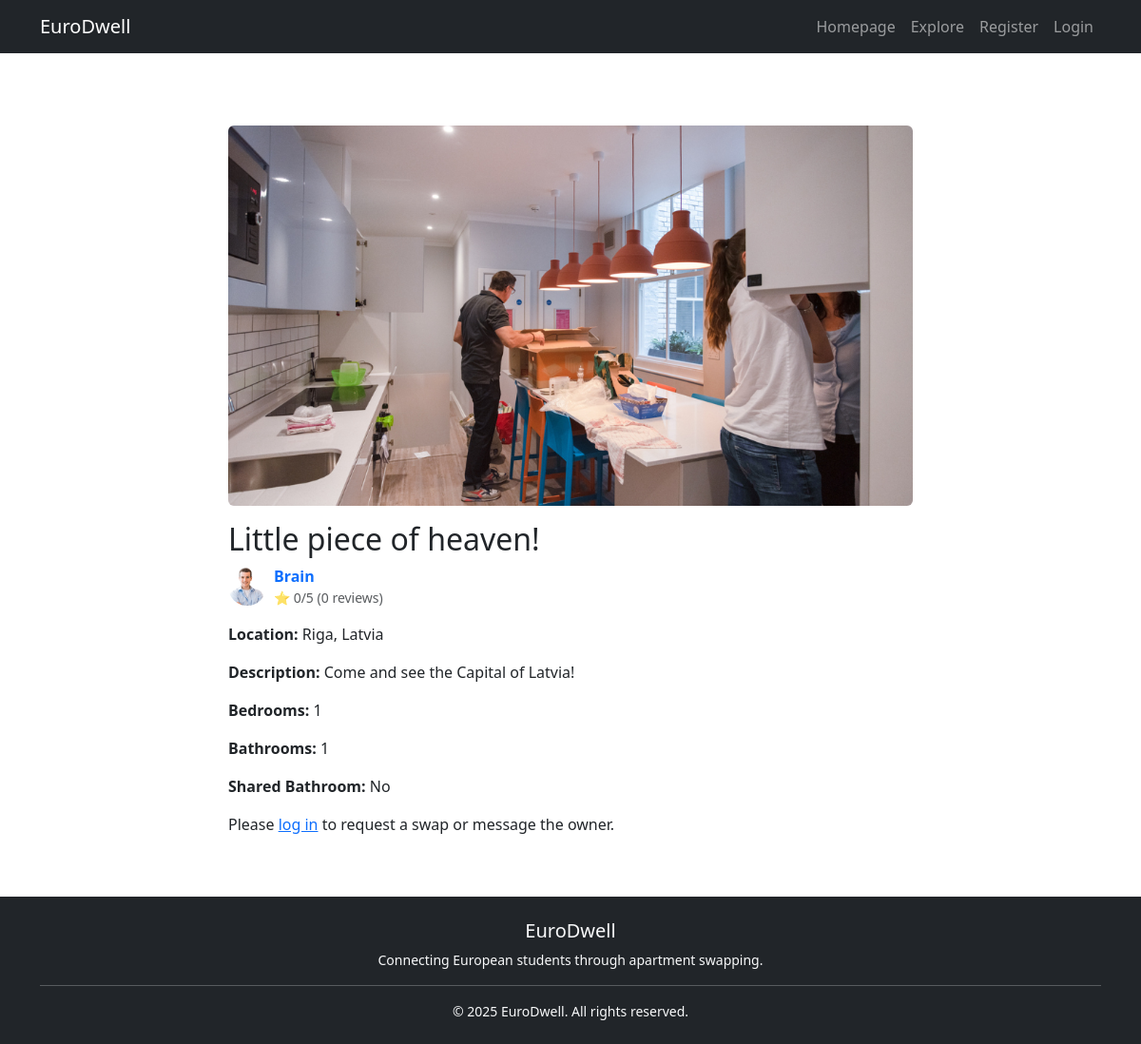
Before: /apartment/15/ with the older database file.
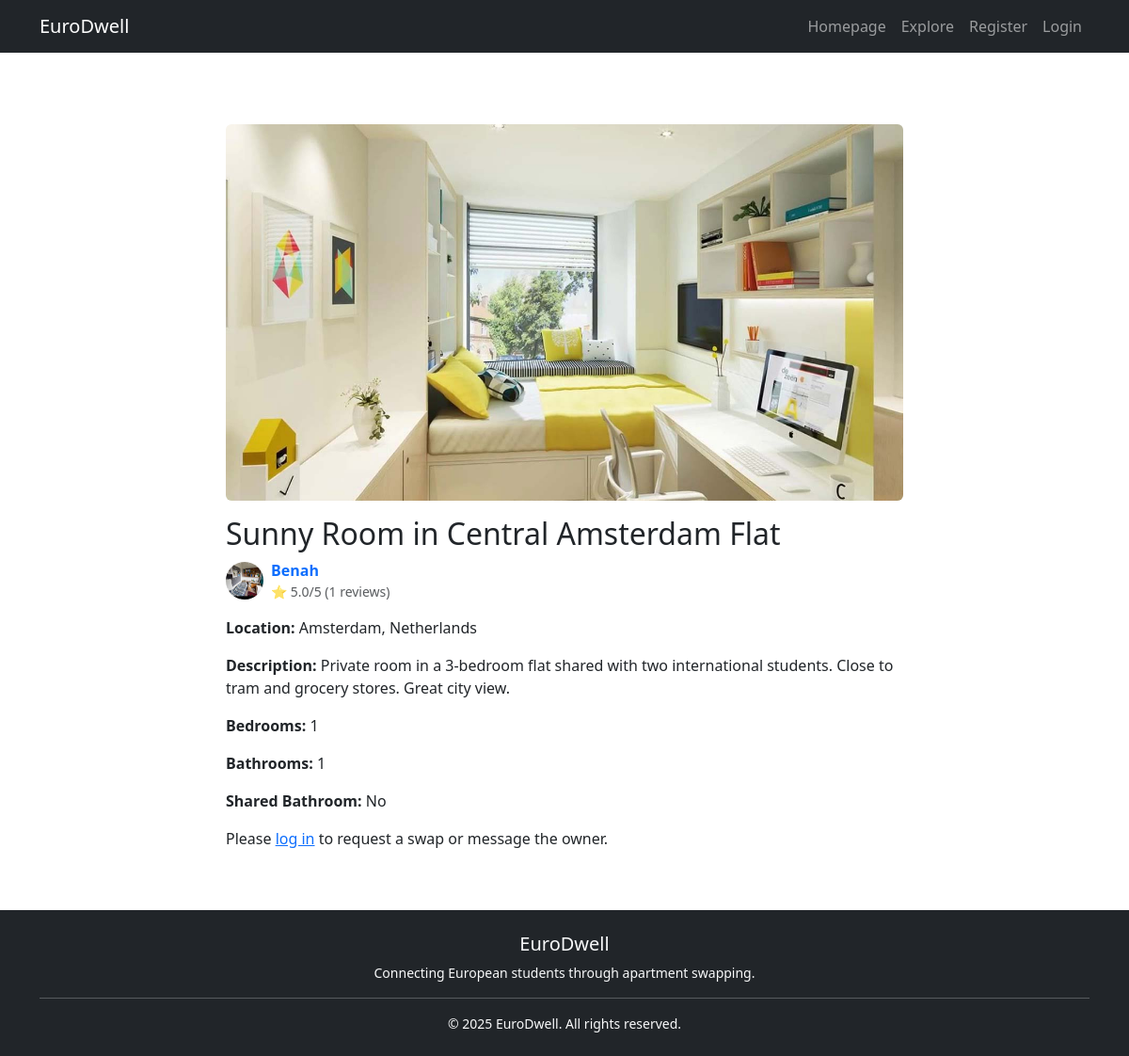
After: the same page with the newer database file.
### app/models.py (models this page shows, shortened)
class Apartment(models.Model):
    user = models.ForeignKey(User, on_delete=models.CASCADE)
    title = models.CharField(max_length=200)
    description = models.TextField()
    country = models.CharField(max_length=100,default='Norway')
    city = models.CharField(max_length=100,default='Oslo')
    bedrooms = models.IntegerField(default=1)
    bathrooms = models.IntegerField(default=1)
    shared_bathroom = models.BooleanField(default=False)
    shared_kitchen = models.BooleanField(default=False)
    available_from = models.DateField(default=date.today)
    available_until = models.DateField(default=default_available_until)
    created_at = models.DateTimeField(auto_now_add=True)
    updated_at = models.DateTimeField(auto_now=True)
    @property
    def location(self):
        return f"{self.city}, {self.country}"

class ApartmentImage(models.Model):
    apartment = models.ForeignKey(Apartment, related_name='images', on_delete=models.CASCADE)
    image = models.ImageField(upload_to='apartments/')
    uploaded_at = models.DateTimeField(auto_now_add=True)

class Profile(models.Model):
    user = models.OneToOneField(User, on_delete=models.CASCADE)
    bio = models.TextField(blank=True)
    phone_number = models.CharField(max_length=20, blank=True)
    email_notifications = models.BooleanField(default=False)
    sms_notifications = models.BooleanField(default=False)
    avatar = models.ImageField(upload_to='profile_pics/', null=True, blank=True)
    def average_rating(self):
        reviews = Review.objects.filter(reviewee=self.user)
        if reviews:
            return round(sum(review.rating for review in reviews) / len(reviews), 1)
        return 0
    def total_reviews(self):
        return Review.objects.filter(reviewee=self.user).count()

class Review(models.Model):
    reviewer = models.ForeignKey(User, on_delete=models.CASCADE)
    reviewee = models.ForeignKey(User, on_delete=models.CASCADE, related_name="received_reviews")
    rating = models.IntegerField(choices=[(i, i) for i in range(1, 6)])  # 1 to 5 stars
    comment = models.TextField()
    created_at = models.DateTimeField(auto_now_add=True)

### app/views.py (the view)
# urls.py: path('apartment/<int:apartment_id>/', views.apartment_details, name='apartment_details'),
def apartment_details(request, apartment_id):
    apartment = get_object_or_404(Apartment, id=apartment_id)
    profile, created = Profile.objects.get_or_create(user=apartment.user)
    return render(request, "apartment_details.html", {"apartment": apartment})

### app/context_processors.py (called while the page is built)
def unread_message_count(request):
    if request.user.is_authenticated:
        count = Message.objects.filter(receiver=request.user, is_read=False).count()
        return {'unread_message_count': count}
    return {}

### app/templates/apartment_details.html
{% extends "base.html" %}
{% block content %}
<div class="container mt-5">
    <div class="row">
        <div class="col-md-8 offset-md-2">
            {% if apartment.images.first %}
            <img src="{{ apartment.images.first.image.url }}" alt="{{ apartment.title }}"
            class="img-fluid rounded mb-3"
            style="max-height: 400px; object-fit: cover; width: 100%;">
            {% endif %}
            <h2>{{ apartment.title }}</h2>
            <div class="owner-info mb-3">
                <div class="d-flex align-items-center">
                    {% if apartment.user.profile.avatar %}
                        <img src="{{ apartment.user.profile.avatar.url }}" class="rounded-circle me-2" width="40" height="40" alt="Owner Avatar">
                    {% endif %}
                    <div>
                        <a href="{% url 'user_profile' apartment.user.id %}" class="text-decoration-none">
                            <strong>{{ apartment.user.first_name|default:apartment.user.username }}</strong>
                        </a>
                        <div class="text-muted small">
                            ⭐ {{ apartment.user.profile.average_rating }}/5 ({{ apartment.user.profile.total_reviews }} reviews)
                        </div>
                    </div>
                </div>
            </div>
            <p><strong>Location:</strong> {{ apartment.location }}</p>
            <p><strong>Description:</strong> {{ apartment.description }}</p>
            <p><strong>Bedrooms:</strong> {{ apartment.bedrooms }}</p>
            <p><strong>Bathrooms:</strong> {{ apartment.bathrooms }}</p>
            <p><strong>Shared Bathroom:</strong>
                {% if apartment.shared_bathroom %}
                    Yes
                {% else %}
                    No
                {% endif %}
            </p>
            {% if user.is_authenticated %}
                <a href="{% url 'request_swap' apartment.id %}" class="btn btn-success mt-3">Request Swap</a>
                <a href="{% url 'chat_with_user' apartment.user.id %}" class="btn btn-info mt-3">Send Message to Owner</a>
            {% else %}
                <p>Please <a href="{% url 'login' %}">log in</a> to request a swap or message the owner.</p>
            {% endif %}
        </div>
    </div>
</div>
{% endblock %}

### app/templates/base.html (shortened to what this page needs)
<!DOCTYPE html>
<html lang="en">
<head>
    {% load static %}
    <link rel="stylesheet" href="https://cdn.jsdelivr.net/npm/bootstrap@5.3.0/dist/css/bootstrap.min.css">
    <link rel="stylesheet" href="{% static 'app/homepage.css' %}">
</head>
<body style="padding-top: 60px;" class="d-flex flex-column min-vh-100">
    <nav class="navbar navbar-expand-lg navbar-dark bg-dark fixed-top">
        <div class="container">
            <a class="navbar-brand" href="/">EuroDwell</a>
            <div class="collapse navbar-collapse" id="navbarNav">
                <ul class="navbar-nav ms-auto">
                    <li class="nav-item"><a class="nav-link" href="{% url 'homepage' %}">Homepage</a></li>
                    <li class="nav-item"><a class="nav-link" href="{% url 'explore' %}">Explore</a></li>
                    {% if user.is_authenticated %}
                        <li class="nav-item"><a class="nav-link" href="{% url 'profile' %}">Profile</a></li>
                        <li class="nav-item">
                            <a class="nav-link" href="{% url 'chat_inbox' %}">
                              Messages
                              {% if unread_message_count > 0 %}
                                <span style="color: red; font-size: 0.8em;">●</span>
                              {% endif %}
                            </a>
                          </li>
                        <li class="nav-item"><a class="nav-link" href="{% url 'swap_requests' %}">Swap Requests</a></li>
                        <li class="nav-item"><a class="nav-link" href="{% url 'logout' %}">Logout</a></li>
                    {% else %}
                        <li class="nav-item"><a class="nav-link" href="{% url 'register' %}">Register</a></li>
                        <li class="nav-item"><a class="nav-link" href="{% url 'login' %}">Login</a></li>
                    {% endif %}
                </ul>
            </div>
        </div>
    </nav>
    <div class="container mt-4 flex-grow-1">
        {% block content %}
        {% endblock %}
    </div>
    <footer class="bg-dark text-light py-4 mt-5">
        <div class="container">
            <div class="row">
                <div class="col-md-12 text-center">
                    <h5>EuroDwell</h5>
                    <p class="small">Connecting European students through apartment swapping.</p>
                    <hr class="my-3">
                    <p class="small mb-0">&copy; 2025 EuroDwell. All rights reserved.</p>
                </div>
            </div>
        </div>
    </footer>
</body>
</html>

Changed rows visible on the page:
changed Apartment: images.first.image: a different picture; title "Little piece of heaven!" → "Sunny Room in Central Amsterdam Flat"; user.profile.avatar: a different picture; user.first_name "Brain" → "Benah"; user.profile.average_rating "0" → "5.0"; user.profile.total_reviews "0" → "1"; location "Riga, Latvia" → "Amsterdam, Netherlands"; description "Come and see the Capital of Latvia!" → "Private room in a 3-bedroom flat shared with two international students. Close to tram and grocery stores. Great city view."
